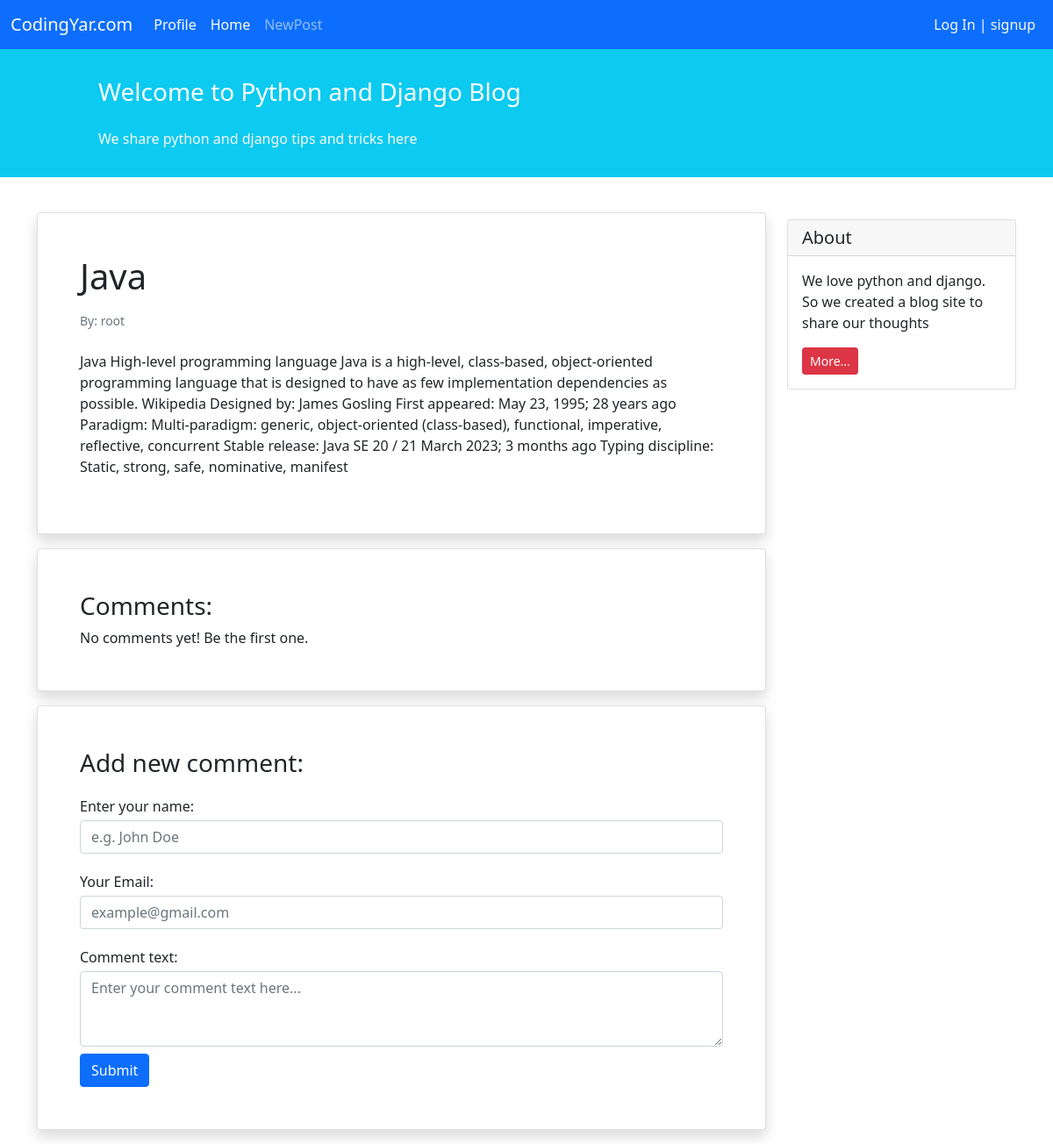
Page /blog/3/ on the committed database.
### blog/models.py (models this page shows, shortened)
class Post(models.Model):
    STATUS_CHOICES = (
        ('Pub', 'Published'),
        ('Drf', 'Draft'),
    )
    title = models.CharField(max_length=100)
    text = models.TextField()
    author = models.ForeignKey("auth.User", on_delete=models.CASCADE)
    datetime_creation = models.DateTimeField(auto_now_add=True)
    datetime_modified = models.DateTimeField(auto_now=True)
    status = models.CharField(max_length=3, choices=STATUS_CHOICES)

### blog/views.py (the view)
# urls.py: path('<int:pk>/', views.PostDetailView.as_view(), name='post_detail'),
class PostDetailView(generic.DetailView):
    model = Post
    template_name = "blog/post_detail.html"
    context_object_name = "post"

### blog/templates/blog/post_detail.html (shortened to what this page needs)
{% extends '_base.html' %}
{% block content %}
<div class="container mt-4">
  <div class="row">
    <div class="col-9">
      <div class="card shadow my-3 p-5">
        <h1>{{post.title}}</h1>
        <p class="small text-muted mt-2">By: {{post.author}}</p>
        <p class="mt-2">{{post.text}}</p>
      </div>
      <div class="card shadow my-3 p-5">
        <h3>Comments:</h3>
        No comments yet! Be the first one.
      </div>
      <div class="card shadow my-3 p-5">
        <h3>Add new comment:</h3>
        <form method="POST">
          <div class="form-group py-2">
            <label class="py-1" for="author_name">Enter your name:</label>
            <input
              type="text"
              class="form-control"
              placeholder="e.g. John Doe"
              name="author_name"
            />
          </div>
          <div class="form-group py-2">
            <label class="py-1" for="email">Your Email:</label>
            <input
              type="email"
              class="form-control"
              placeholder="example@gmail.com"
              name="email"
            />
          </div>
          <div class="form-group py-2">
            <label class="py-1" for="comment_text">Comment text:</label>
            <textarea
              class="form-control"
              name="text"
              rows="3"
              placeholder="Enter your comment text here..."
            ></textarea>
          </div>
          <button type="submit" class="btn btn-primary">Submit</button>
        </form>
      </div>
    </div>
    <div class="col-3">
      <div class="card my-4">
        <h5 class="card-header">About</h5>
        <div class="card-body">
          <p class="card-text">
            We love python and django. So we created a blog site to share our
            thoughts
          </p>
          <a href="#" class="btn btn-sm btn-danger"> More... </a>
        </div>
      </div>
    </div>
  </div>
</div>
{% endblock content %}

### rows in the picture
Post: title "Java", author "root", text "Java High-level programming language Java is a high-level, class-based, object-oriented programming language that is designed to have as few implementation dependencies as possible. Wikipedia Designed by: James Gosling First appeared: May 23, 1995; 28 years ago Paradigm: Multi-paradigm: generic, object-oriented (class-based), functional, imperative, reflective, concurrent Stable release: Java SE 20 / 21 March 2023; 3 months ago Typing discipline: Static, strong, safe, nominative, manifest"
